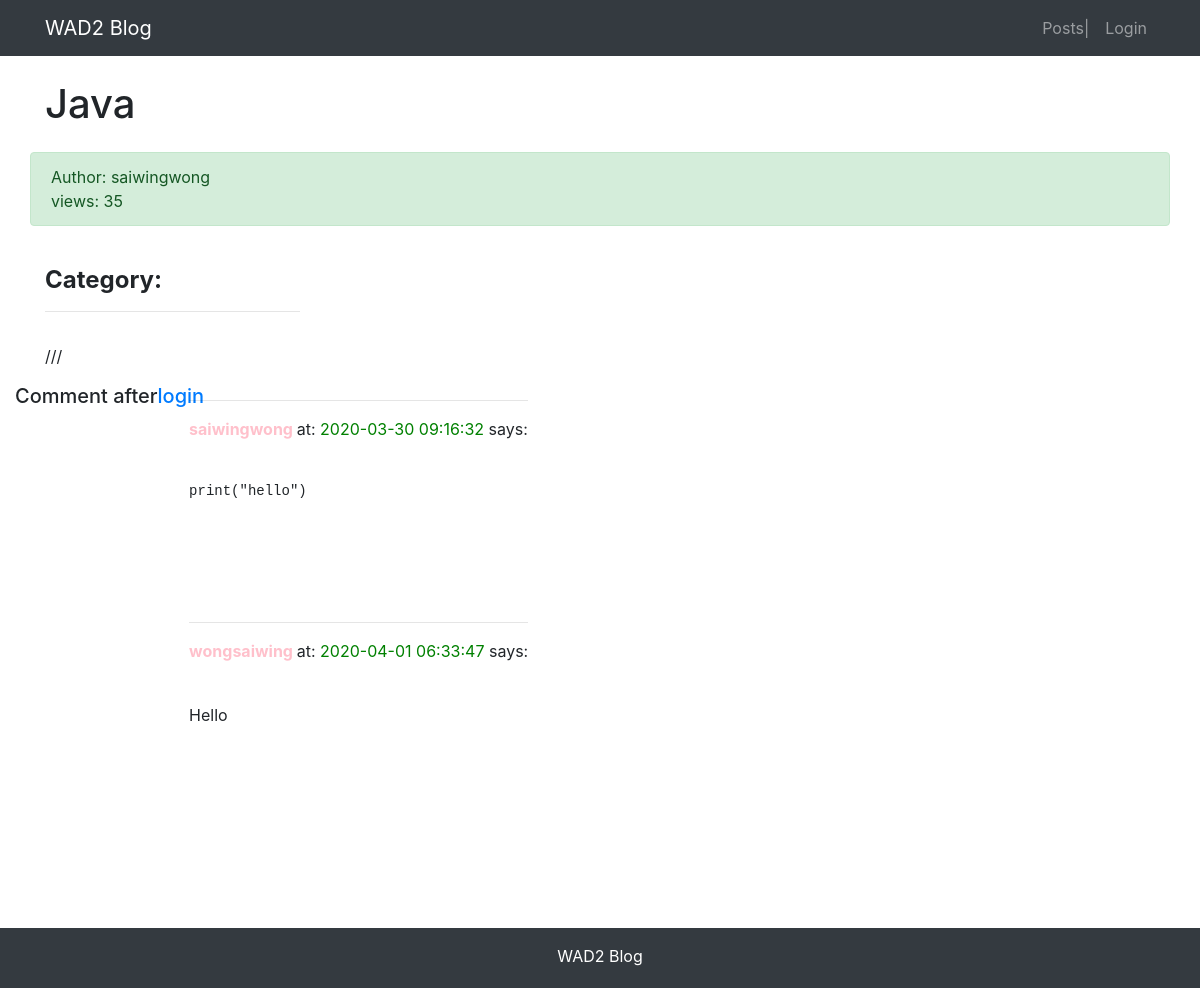
/post/post-list/24/, run on the app's committed database.
### post/models.py (models this page shows, shortened)
class Post(models.Model):
    author = models.ForeignKey(User, on_delete=models.CASCADE)
    column = models.ForeignKey(
        PostColumn,
        null=True,
        blank=True,
        on_delete=models.CASCADE,
        related_name='post'
    )
    tags = TaggableManager(blank=True)
    title = models.CharField(max_length = 50)
    body = models.TextField()
    avatar = models.ImageField(upload_to='post/%Y%m%d/', blank=True)
    def save(self, *args, **kwargs):
        post = super(Post, self).save(*args, **kwargs)
        return post
    created_time = models.DateTimeField(default = timezone.now)
    update_time = models.DateTimeField(auto_now=True)
    total_views = models.PositiveIntegerField(default=0)
    class Meta:
        ordering = ('-created_time', )

### comment/models.py (models this page shows, shortened)
class Comment(models.Model):
    post = models.ForeignKey(
        Post,
        on_delete=models.CASCADE,
        related_name='comments'
    )
    user = models.ForeignKey(
        User,
        on_delete=models.CASCADE,
        related_name='comments'
    )
    body = RichTextField()
    created = models.DateTimeField(auto_now_add=True)
    class Meta:
        ordering = ('created',)

### post/views.py (the view)
# urls.py: path('post-list/<int:id>/', views.post_detail, name='post_detail'),
def post_detail(request, id):
    post = Post.objects.get(id=id)
    comments = Comment.objects.filter(post=id)
    comment_form = CommentForm()
    post.total_views += 1
    post.save(update_fields=['total_views'])
    md = markdown.Markdown(
        extensions=[
        'markdown.extensions.extra',
        'markdown.extensions.toc',
        'markdown.extensions.codehilite',
    ])
    post.body = md.convert(post.body)
    context = { 'post': post, 'toc': md.toc, 'comments': comments, 'comment_form': comment_form,}
    return render(request, 'post/detail.html', context)

### templates/post/detail.html (shortened to what this page needs)
{% extends "base.html" %}
{% load staticfiles %}
{% block content %}
<div class="container">
    <div class="row">
    <h1 class="col-12 mt-4 mb-4"> {{post.title}}  </h1>
        <div class="col-12 alert alert-success">
            <div>
                Author: {{ post.author }}
            </div>
            <div>
                views: {{ post.total_views }}
            </div>
        </div>
        <div class="col-3 mt-4" id="sidebar" class="sidebar">
            <h4><strong>Category:</strong></h4>
            <hr>
        </div>
        <div class="col-12">
            <p>{{post.body|safe}}</p>
        </div>
    {% if user.is_authenticated %}
        <div>
            <form
                action="{% url 'comment:post_comment' post.id %}"
                method="POST"
            >
            {% csrf_token %}
                <div class="form-group">
                    <label for="body">
                        <strong>
                            Comments:
                        </strong>
                    </label>
                    <div>
                        {{ comment_form.media }}
                        {{ comment_form.body }}
                    </div>
                </div>
                <button type="submit" class="btn btn-primary "> send </button> <br>
            </form>
        </div>
    {% else %}
        <br>
        <h5 class="row justify-content-center">
            Comment after <a href="{% url 'userprofile:login' %}"> login </a>
        </h5>
        <br>
    {% endif %}
    <div>
        {% for comment in comments %}
            <hr>
            <p>
                <strong style="color: pink">
                    {{ comment.user }}
                </strong> at:
                <span style="color: green">
                    {{ comment.created|date:"Y-m-d H:i:s" }}
                </span> says:
            </p>
            <pre style="font-family: inherit; font-size: 1em;">
                {{ comment.body|safe }}</pre>
        {% endfor %}
    </div>
</div>
    </div>
</div>
{% endblock content %}

### templates/base.html (style rules this page uses)
html, body { height: 100%; margin: 0; }

### data on the page
Post: title "Java", author "saiwingwong", total_views "35", body "///"
Comment: user "saiwingwong", created "2020-03-30 09:16:32", body "print(\"hello\")"
Comment: user "wongsaiwing", created "2020-04-01 06:33:47", body "Hello"
